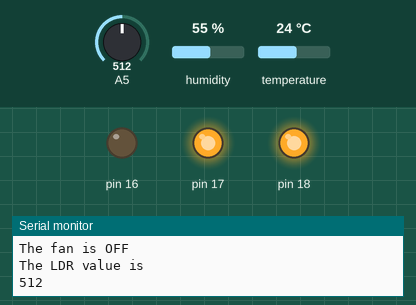
Recording of a sketch running on a simulated Arduino Uno, built with avr-gcc and run on an emulated ATmega328P. Parts: output pins drawn as LEDs (lit = HIGH), the last lines printed to the serial monitor. The inputs (shaded band) are chosen by the test bench; at power-on: temperature 24 °C, humidity 55 %, A5 = 512.

Above: at 5.8 s.
5.9 s: temperature set to 30 °C
11.9 s: temperature set to 33 °C
At 14.5 s:
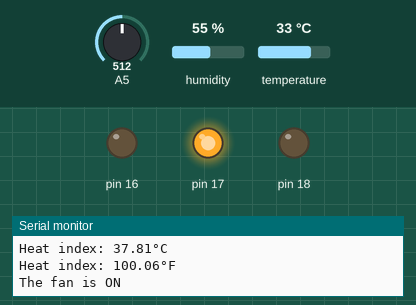
20.7 s: humidity set to 47 %
26.7 s: humidity set to 44 %
At 30.6 s:
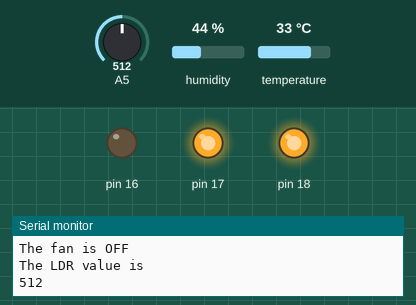
32.7 s: temperature set to 41 °C
At 34.8 s:
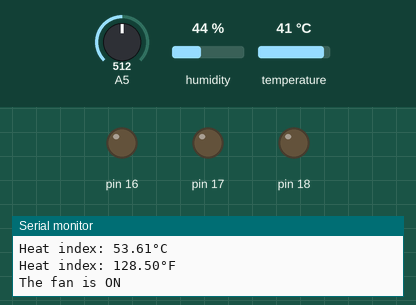
38.7 s: temperature set to 12 °C
At 45.5 s:
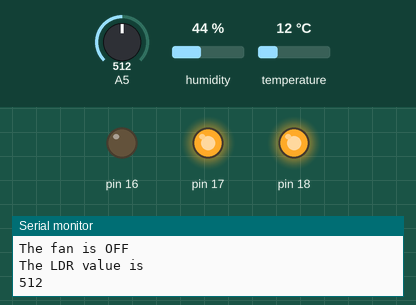
Timing chart, 0 to 46.8 s (numbered marks = the images above; inputs shaded):
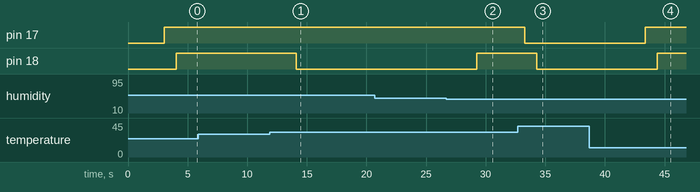

The sketch:

Assignment3.ino
```cpp
#include "DHT.h"
#define DHTPIN 15
#define DHTTYPE DHT11
DHT dht(DHTPIN, DHTTYPE);

void setup()
{
  Serial.begin(9600);
  Serial.println(F("DHTxx test!"));
  pinMode(16,OUTPUT);
  pinMode(17,OUTPUT);
  pinMode(18,OUTPUT);
  dht.begin();
}

void loop()
{
  int a=analogRead(13);
  Serial.println("The LDR value is ");
  Serial.println(a);
   if(a>=3000)
  {
    digitalWrite(16,HIGH);
  delay(1000);
  }
  else
  {
    digitalWrite(16,LOW);
  delay(1000);
  }

  delay(2000);

  float h = dht.readHumidity();
  float t = dht.readTemperature();
  float f = dht.readTemperature(true);

  if (isnan(h) || isnan(t) || isnan(f))
  {
    Serial.println(F("Failed to read from DHT sensor!"));
    return;
  }
  float hif = dht.computeHeatIndex(f, h);
  float hic = dht.computeHeatIndex(t, h, false);

  Serial.print(F("Humidity: "));
  Serial.print(h);
  Serial.println(F("%"));
  Serial.print(F("Temperature: "));
  Serial.print(t);
  Serial.println(F("°C "));
  Serial.print(F("Temperature: "));
  Serial.print(f);
  Serial.println(F("°F"));
  if(t>=35)
  {
    digitalWrite(17,LOW);
    Serial.println("The fan is ON");
  }
  else
  {
    digitalWrite(17,HIGH);
    Serial.println("The fan is OFF");
  }
  delay(1000);
  Serial.print(F("Heat index: "));
  Serial.print(hic);
  Serial.println(F("°C "));
  Serial.print(F("Heat index: "));
  Serial.print(hif);
  Serial.println(F("°F"));

  if(hic>=35)
  {
    digitalWrite(18,LOW);
    Serial.println("The fan is ON");
  }
  else
  {
    digitalWrite(18,HIGH);
    Serial.println("The fan is OFF");
  }
  delay(1000);
}
```

Measured:
- the behaviour switches between 31 and 32 °C on temperature (found by bisection; images 0 and 1)
- the behaviour switches between 46 and 45 % on humidity (found by bisection; images 1 and 2)
- after the input at 11.9 s, pin 18: HIGH → LOW after 2.2 s
- after the input at 26.7 s, pin 18: LOW → HIGH after 2.6 s
- after the input at 32.7 s, pin 17: HIGH → LOW after 0.58 s; pin 18: HIGH → LOW after 1.6 s
- after the input at 38.7 s, pin 17: LOW → HIGH after 4.7 s; pin 18: LOW → HIGH after 5.7 s
